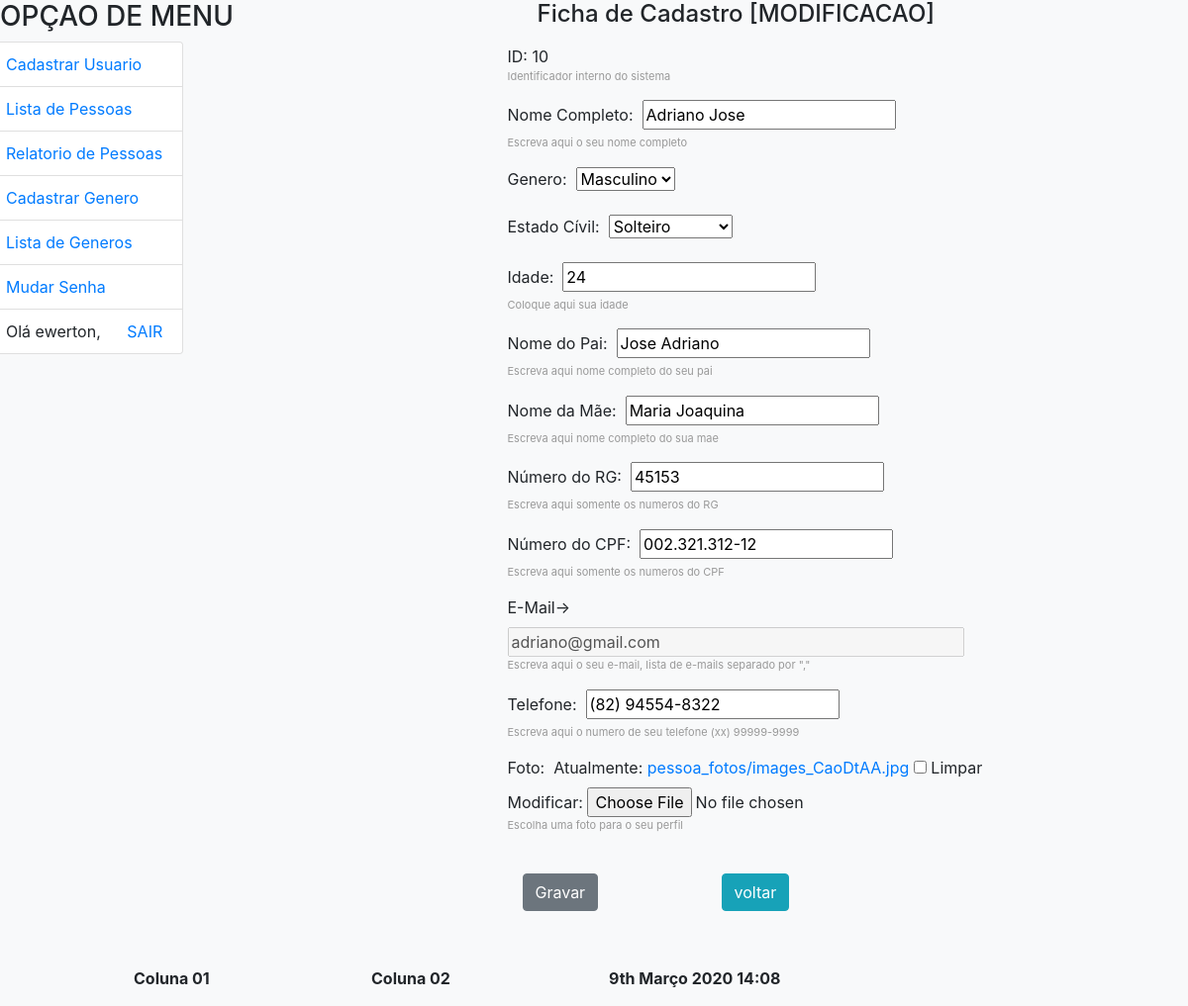
The page /pessoa/usuario_edicao/10/ (signed in) on the database its author committed.
### pessoa/models.py (models this page shows, shortened)
class Pessoa(models.Model):
    nome=models.CharField(
        max_length=100,
        null=False,
        blank=False,
        help_text='Escreva aqui o seu nome completo',
        verbose_name='Nome Completo',
        error_messages={
            'null':'Valor nulo nao permitido',
            'blank': 'Valor vazio',
        }
    )
    genero=models.ForeignKey(Genero)
    rg=models.IntegerField(
        help_text='Escreva aqui somente os numeros do RG',
        verbose_name='Número do RG',
        unique=True,
    )
    cpf=models.CharField(
        max_length=15,
        help_text='Escreva aqui somente os numeros do CPF',
        verbose_name='Número do CPF',
        unique=True,
        db_index=True,
    )
    estadocivil=models.CharField(
        max_length=20,
        choices=[
            ('S','Solteiro'),
            ('C','Casado'),
            ('V','Viúvo'),
            ('D','Desquitado'),
            ('U','União Estável'),
        ],
        error_messages={
            'invalid_choice':'Valor nao permitido',
        },
        default='S',
        db_index=True,
        verbose_name='Estado Cívil',
    )
    pai=models.CharField(
        max_length=100,
        help_text='Escreva aqui nome completo do seu pai',
        verbose_name='Nome do Pai',
    )
    mae=models.CharField(
        max_length=100,
        help_text='Escreva aqui nome completo do sua mae',
        verbose_name='Nome da Mãe',
    )
    email=models.CharField(
        max_length=200,
        help_text='Escreva aqui o seu e-mail, lista de e-mails separado por ;',
        verbose_name='E-Mail',
        null=False,
        blank=False,
    )
    telefone=models.CharField(
        max_length=15,
        help_text='Escreva aqui o numero de seu telefone (xx) 99999-9999',
        verbose_name='Telefone',
    )
    idade=models.IntegerField(
        default=0,
        help_text='Coloque aqui sua idade',
        validators=[validate_even],
        verbose_name='Idade',
    )
    foto=models.ImageField(
        upload_to='pessoa_fotos/',
        default='pessoa_fotos/none.jpg',
        blank=True,
        null=True,
        help_text = 'Escolha uma foto para o seu perfil',
        verbose_name = 'Foto',
    )
    dt_log=models.DateField(
        auto_now=True,
        editable=False,
        verbose_name='Dt Criação',
    )
    class Meta:
        ordering = ['nome', 'idade']
        verbose_name = 'pessoa'
        verbose_name_plural = 'pessoas'
        permissions = (('list_pessoa', 'Listagem de Pessoa'),)

### pessoa/views.py (the view)
# urls.py: url(r'^usuario_edicao/(?P<p_id>\d+)/$', views.pessoa_usuario_edicao, name='pessoa_usuario_edicao'),
def pessoa_usuario_edicao(request, p_id):
    if not(request.user.is_authenticated):
       return redirect('login')
    else:
        if not(request.user.has_perm('pessoa.change_pessoa')):
            return redirect('/pessoa/permission_error/?next=/pessoa/usuario_edicao/')
        dados = Pessoa.objects.select_related().get(id=p_id)
        form = PessoaForm(request.POST or None, instance=dados)
        if request.method == 'POST':
            filename = ''
            if request.FILES.has_key('foto'):
                myfile = request.FILES['foto']
                fs = FileSystemStorage()
                filename = fs.save('pessoa_fotos/' + myfile.name, myfile)
            if form.is_valid():
                form = form.save(commit=False)
                if len(filename) > 0:
                    form.foto = filename
                form.email = Email.limpaCampo(form.email)
                form.save()
                return redirect('pessoa_usuario_lista')
        else:
            url_form = '/pessoa/usuario_edicao/'+str(dados.id)+'/'
            contexto = {
                'dados':dados,
                'form': form,
                'titulo': 'Ficha de Cadastro [MODIFICACAO]',
                'url_form': url_form
                }
            return render(request,'pessoa/cadastro.html',contexto)

### pessoa/forms.py
class PessoaForm(forms.ModelForm):
    email = ValidaEmailField()
    email = forms.CharField(widget=forms.TextInput(attrs={'size':'40'}))
    email.help_text = 'Escreva aqui o seu e-mail, lista de e-mails separado por "," '
    email.label = 'E-Mail'
    email.label_suffix = '->'
    email.disabled = True
    class Meta:
        model = Pessoa
        fields = ["nome", "genero", "estadocivil", "idade", "pai", "mae",
                  "rg", "cpf", "email", "telefone", "foto"
                  ]

### pessoa/models.py (called while the page is built)
    def __str__(self):
        return self.descricao

### pessoa/templates/pessoa/cadastro.html (shortened to what this page needs)
{% extends 'pessoa/base.html' %}
{% block main %}
    <div class="container">
        <h4 class="mb-3">{{ titulo }}</h4>
        <div class="row">
            <form class="needs-validation" action="{{ url_form }}" method="POST"  enctype="multipart/form-data">
            {% if dados %}
            <div class="row">
                <div class="mb-3">
                    ID:&nbsp;{{ dados.id }}
                    <div id="cad_id" class="help">
                        Identificador interno do sistema
                    </div>
                </div>
            </div>
            {% endif %}
            {% for field in form %}
            <div class="row">
                    <div class="mb-3">
                        {{ field.label_tag }}&nbsp;
                        {{ field }}
                        <div id="help_{{ field.html_name }}" class="help">
                            {{ field.help_text }}
                        </div>
                    </div>
            </div>
            {% endfor %}
            <br>
            <div class="row">
                <div class="col-md-5 mb-3">
                    <button class="btn btn-secondary" type="submit">Gravar</button>
                </div>
                <div class="col-md-5 mb-3">
                    <button class="btn btn-info" onclick="window.history.go(-1); return false;">voltar</button>
                </div>
                <ul class="errorlist">
                </ul>
            </div>
        </form>
        <br>
    </div>
{% endblock%}

### pessoa/templates/pessoa/base.html (shortened to what this page needs)
{% include 'pessoa/_header.html' %}
<body class="bg-light">
    <div class="row">
        <div class="col-md-5 mb-3">
            <h3>OPÇAO DE MENU</h3>
            <div class="row">
                <ul class="list-group mb-3">
                    <li class="list-group-item d-flex justify-content-between lh-condensed">
                        <a href="/pessoa/usuario/"> Cadastrar Usuario</a>
                    </li>
                    <li class="list-group-item d-flex justify-content-between lh-condensed">
                        <a class=”nav-link” href="{% url 'pessoa_usuario_lista' %}"> Lista de Pessoas</a>
                    </li>
                    <li class="list-group-item d-flex justify-content-between lh-condensed">
                        <a class=”nav-link” href="{% url 'pessoa_usuario_relatorio' %}"> Relatorio de Pessoas</a>
                    </li>
                    <li class="list-group-item d-flex justify-content-between lh-condensed">
                        <a href="/pessoa/genero/"> Cadastrar Genero</a>
                    </li>
                    <li class="list-group-item d-flex justify-content-between lh-condensed">
                        <a class=”nav-link” href="{% url 'pessoa_genero_lista' %}"> Lista de Generos</a>
                    </li>
                    {% if user.is_authenticated %}
                    <li class="list-group-item d-flex justify-content-between lh-condensed">
                        <a class=”nav-link” href="{% url 'alterar-senha' %}"> Mudar Senha</a>
                    </li>
                    {% endif %}
                    <li class="list-group-item d-flex justify-content-between lh-condensed">
                        {% if user.is_authenticated %}
                            Olá {{ user.username }},
                        {% endif %}
                        <a class=”nav-link” href="{% url 'logout' %}">SAIR</a>
                    </li>
                </ul>
            </div>
        </div>
        <div class="col-md-5 mb-3">
            <div class="container">
                {% block main %}
                {% endblock %}
            </div>
        </div>
    </div>
{% include 'pessoa/_footer.html' %}

### files_html/form-validation.css (style rules this page uses)
.container { max-width: 960px; }
.lh-condensed { line-height: 1.25; }
.help, p.help, form p.help, div.help, form div.help, div.help li { font-size: 11px; color: #999; }

### rows shown on the page
Pessoa: id "10", form "Adriano Jose" "Masculino" "Solteiro" "24" "Jose Adriano" "Maria Joaquina" "45153" "002.321.312-12" "adriano@gmail.com" "(82) 94554-8322"

### other values the page prints
{{ user.username }} "ewerton"
{{ titulo }} "Ficha de Cadastro [MODIFICACAO]"
{{ field.label_tag }} "Nome Completo:" "Genero:" "Estado Cívil:" "Idade:" "Nome do Pai:" "Nome da Mãe:" "Número do RG:" "Número do CPF:" "E-Mail->" "Telefone:" "Foto:"
{{ field.help_text }} "Escreva aqui o seu nome completo" "Coloque aqui sua idade" "Escreva aqui nome completo do seu pai" "Escreva aqui nome completo do sua mae" "Escreva aqui somente os numeros do RG" "Escreva aqui somente os numeros do CPF" "Escreva aqui o seu e-mail, lista de e-mails separado por \",\"" "Escreva aqui o numero de seu telefone (xx) 99999-9999" "Escolha uma foto para o seu perfil"
